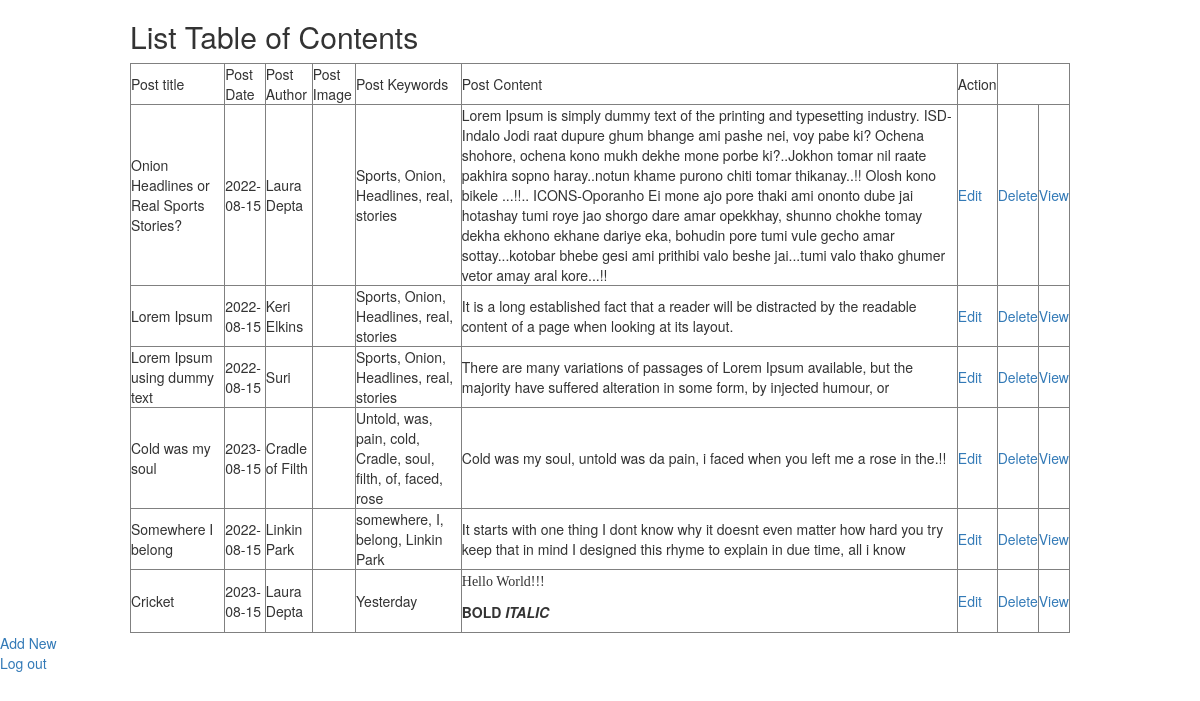
Screenshot of /admin/content/list_content.php (signed in) with the database file from the repository.
### tables this page shows
CREATE TABLE IF NOT EXISTS `posts` (
  `post_id` int(10) NOT NULL AUTO_INCREMENT,
  `post_title` varchar(100) NOT NULL,
  `post_date` date NOT NULL,
  `post_author` varchar(100) NOT NULL,
  `post_image` text NOT NULL,
  `post_keywords` text NOT NULL,
  `post_content` varchar(1000) NOT NULL,
  PRIMARY KEY (`post_id`)
);

### admin/content/list_content.php (the view, shortened to what this page needs)
<!DOCTYPE html>
<html lang="en">
  <head>
    <link href="../../Bootstrap/css/bootstrap.min.css" rel="stylesheet">
  </head>
  <body>
  <div class="container">
    <div class="row">
     <div class="col-xs-12 col-sm-12 col-md-12 col-lg-12">
  <h2>List Table of Contents</h2>
  <?php
include("../include/connect.php");
$sql = "SELECT * FROM `posts`";
$result = $conn->query($sql);
echo "<table border=\"1\">";
echo "<td>"."Post title"."</td>"."<td>"."Post Date"."</td>"."<td>"."Post Author"."</td>"."<td>"."Post Image"."</td>"."<td>"."Post Keywords"."</td>"."<td>"."Post Content"."</td>"."<td>"."Action"."</td>";
if ($result->num_rows > 0) {
    while($row = $result->fetch_assoc()) {
      echo "<tr>";
        echo "<td>". $row["post_title"]."</td>"."<td>". $row["post_date"]."</td>"."<td>".$row["post_author"]."</td>"."<td>".$row["post_image"]. "</td>"."<td>".$row["post_keywords"]."</td>"."<td>".$row["post_content"]."</td>"."<td>"."<a href='edit_content.php?id=".$row['post_id']."'>Edit</a>"."</td>"."<td>"."<a href='delete_content.php?id=".$row['post_id']."'>Delete</a>"."</td>"."<td>"."<a href='view_content.php?id=".$row['post_id']."'>View</a>"."</td>";
    }
      echo "</tr>";
} else {
    echo "0 results";
}
echo "</table>";
?>
      </div>
    </div>
  </div>
<a href="insert_post.php">Add New</a><br>
<a href="../logout.php">Log out</a>
  </body>
</html>

### rows the page displays
posts: post_title "Onion Headlines or Real Sports Stories?", post_date "2022-08-15", post_author "Laura Depta", post_keywords "Sports, Onion, Headlines, real, stories", post_content "Lorem Ipsum is simply dummy text of the printing and typesetting industry. ISD-Indalo Jodi raat dupure ghum bhange ami pashe nei, voy pabe ki? Ochena shohore, ochena kono mukh dekhe mone porbe ki?..Jokhon tomar nil raate pakhira sopno haray..notun khame purono chiti tomar thikanay..!! Olosh kono bikele ...!!.. ICONS-Oporanho Ei mone ajo pore thaki ami ononto dube jai hotashay tumi roye jao shorgo dare amar opekkhay, shunno chokhe tomay dekha ekhono ekhane dariye eka, bohudin pore tumi vule gecho amar sottay...kotobar bhebe gesi ami prithibi valo beshe jai...tumi valo thako ghumer vetor amay aral kore...!!"
posts: post_title "Lorem Ipsum", post_date "2022-08-15", post_author "Keri Elkins", post_keywords "Sports, Onion, Headlines, real, stories", post_content "It is a long established fact that a reader will be distracted by the readable content of a page when looking at its layout."
posts: post_title "Lorem Ipsum using dummy text", post_date "2022-08-15", post_author "Suri", post_keywords "Sports, Onion, Headlines, real, stories", post_content "There are many variations of passages of Lorem Ipsum available, but the majority have suffered alteration in some form, by injected humour, or"
posts: post_title "Cold was my soul", post_date "2023-08-15", post_author "Cradle of Filth", post_keywords "Untold, was, pain, cold, Cradle, soul, filth, of, faced, rose", post_content "Cold was my soul, untold was da pain, i faced when you left me a rose in the.!!"
posts: post_title "Somewhere I belong", post_date "2022-08-15", post_author "Linkin Park", post_keywords "somewhere, I, belong, Linkin Park", post_content "It starts with one thing I dont know why it doesnt even matter how hard you try keep that in mind I designed this rhyme to explain in due time, all i know"
posts: post_title "Cricket", post_date "2023-08-15", post_author "Laura Depta", post_keywords "Yesterday", post_content "Hello World!!! BOLD ITALIC"
